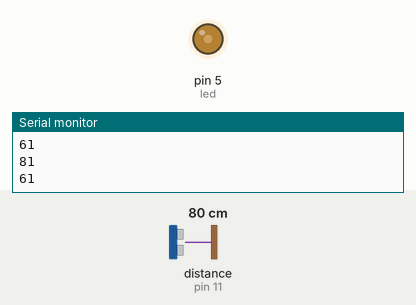
Simulated run of this sketch. Board: Arduino Uno, built with avr-gcc and run on an emulated ATmega328P. Parts: output pins drawn as LEDs (lit = HIGH), the last lines printed to the serial monitor. Inputs (shaded band) come from the test bench; at power-on: distance to the obstacle (sensor on pin 11) 80 cm. The echo pulse lasts 58.3 µs per cm.

Above: at 1.2 s.
1.3 s: distance to the obstacle (sensor on pin 11) set to 54 cm
At 2.01 s:
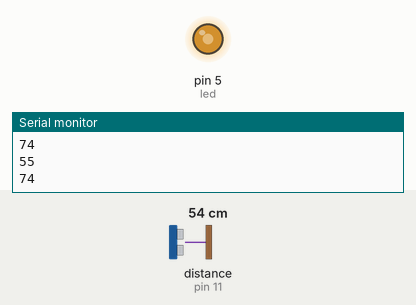
4.3 s: distance to the obstacle (sensor on pin 11) set to 44 cm
At 6.92 s:
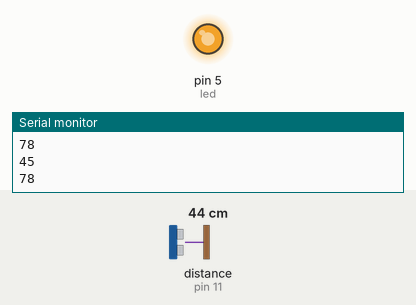
Timing chart, 0 to 13.3 s (numbered marks = the images above; inputs shaded):
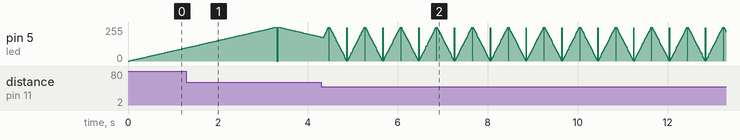

Measured:
- the behaviour switches between 49 and 48 cm on distance to the obstacle (sensor on pin 11) (found by bisection; images 1 and 2)
- by itself, pin 5 (led): moves between 1/255 and 253/255, repeating every 0.80 s

The sketch:

proxlight_fade.ino
```cpp
#include <NewPing.h>   //include the library

int led = 5;           // the PWM pin the LED is attached to
int brightness = 0;    // how bright the LED is
int fadeAmount1 = 7;    // how many points to fade the LED by
int fadeAmount2 = 2;    // how many points to fade the LED by


int triggerPin = 12;   //pin conneccted to the Trig pin on the sensor
int echoPin = 11;       //pin connected to the Echo pin on the sensor
int maxDistance = 200;  //set the max distance for the sensor to read (helps with errors)
int distanceVal; //variable to hold the distance val
int lastFade;
int fadeRate = 200;

int inData;

int sampleRate = 200;   //how fast to sample the value
long lastReading;       //used for the timer


NewPing proximity1(triggerPin, echoPin, maxDistance);   //sets up the sensor object

void setup()
{
  Serial.begin(9600);  //start the serial port
  pinMode(led, OUTPUT);
}

void loop() {

  if(millis()-lastReading>=sampleRate) //this very simple statement is the timer,
{
  distanceVal = proximity1.ping_cm();  //get the distance value in centimeters


  lastReading = millis();

//  Serial.print("Distance Reading CM : ");  //print the value to the Serial monitor
//  Serial.println(distanceVal);
}


if((distanceVal<50)&&(distanceVal>1)){

  inData = map(distanceVal, 1, 50, 100, 75); // remap the pot value to fit in 1 byte

    // set the brightness of pin 9:
  analogWrite(led, brightness);

  // change the brightness for next time through the loop:
  brightness = brightness + fadeAmount1;

  // reverse the direction of the fading at the ends of the fade:
  if (brightness <= 0 || brightness >= 255) {
    fadeAmount1 = -fadeAmount1;
  }
  // wait for 30 milliseconds to see the dimming effect
  delay(10);
}


else{

    inData = map(distanceVal, 51, 200, 75, 1); // remap the pot value to fit in 1 byte


    // set the brightness of pin 9:
  analogWrite(led, brightness);

  // change the brightness for next time through the loop:
  brightness = brightness + fadeAmount2;

  // reverse the direction of the fading at the ends of the fade:
  if (brightness <= 0 || brightness >= 255) {
    fadeAmount2 = -fadeAmount2;
  }

   if((distanceVal==0))
  {
    inData = 1;
  }
  // wait for 30 milliseconds to see the dimming effect
  delay(25);
}
Serial.println(distanceVal);
Serial.println(inData);
}
```
